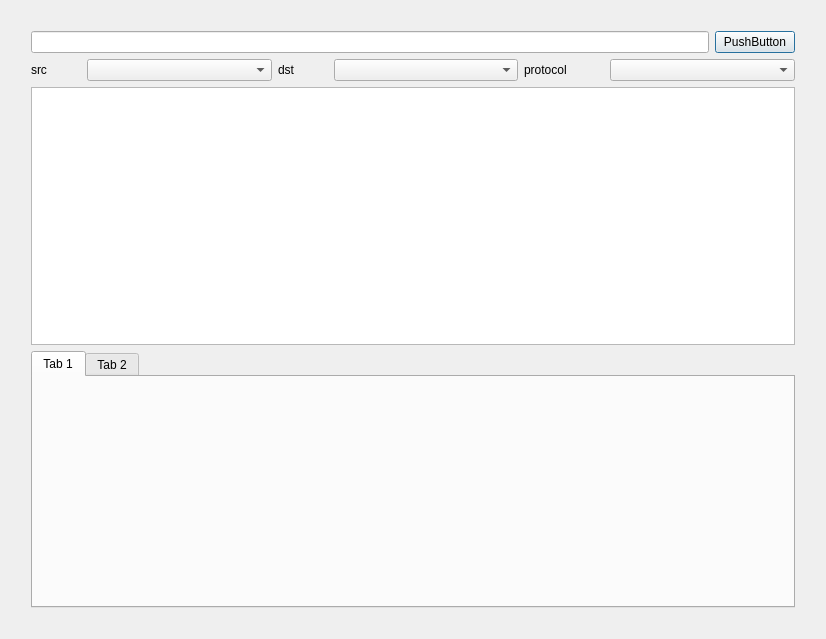
<?xml version="1.0" encoding="UTF-8"?>
<ui version="4.0">
 <class>Dialog</class>
 <widget class="QDialog" name="Dialog">
  <property name="geometry">
   <rect>
    <x>0</x>
    <y>0</y>
    <width>826</width>
    <height>639</height>
   </rect>
  </property>
  <property name="windowTitle">
   <string>Dialog</string>
  </property>
  <layout class="QGridLayout" name="gridLayout">
   <item row="5" column="1">
    <spacer name="verticalSpacer_2">
     <property name="orientation">
      <enum>Qt::Vertical</enum>
     </property>
     <property name="sizeType">
      <enum>QSizePolicy::Minimum</enum>
     </property>
     <property name="sizeHint" stdset="0">
      <size>
       <width>20</width>
       <height>20</height>
      </size>
     </property>
    </spacer>
   </item>
   <item row="3" column="1">
    <widget class="QTableWidget" name="tableWidget"/>
   </item>
   <item row="2" column="1">
    <layout class="QHBoxLayout" name="horizontalLayout_3">
     <item>
      <widget class="QLabel" name="label">
       <property name="sizePolicy">
        <sizepolicy hsizetype="Minimum" vsizetype="Preferred">
         <horstretch>0</horstretch>
         <verstretch>0</verstretch>
        </sizepolicy>
       </property>
       <property name="maximumSize">
        <size>
         <width>50</width>
         <height>16777215</height>
        </size>
       </property>
       <property name="text">
        <string>src</string>
       </property>
      </widget>
     </item>
     <item>
      <widget class="QComboBox" name="comboBox"/>
     </item>
     <item>
      <widget class="QLabel" name="label_2">
       <property name="maximumSize">
        <size>
         <width>50</width>
         <height>16777215</height>
        </size>
       </property>
       <property name="text">
        <string>dst</string>
       </property>
      </widget>
     </item>
     <item>
      <widget class="QComboBox" name="comboBox_2"/>
     </item>
     <item>
      <widget class="QLabel" name="label_3">
       <property name="maximumSize">
        <size>
         <width>80</width>
         <height>16777215</height>
        </size>
       </property>
       <property name="text">
        <string>protocol</string>
       </property>
      </widget>
     </item>
     <item>
      <widget class="QComboBox" name="comboBox_3"/>
     </item>
    </layout>
   </item>
   <item row="3" column="2">
    <spacer name="horizontalSpacer_2">
     <property name="orientation">
      <enum>Qt::Horizontal</enum>
     </property>
     <property name="sizeType">
      <enum>QSizePolicy::Minimum</enum>
     </property>
     <property name="sizeHint" stdset="0">
      <size>
       <width>20</width>
       <height>20</height>
      </size>
     </property>
    </spacer>
   </item>
   <item row="0" column="1">
    <spacer name="verticalSpacer">
     <property name="orientation">
      <enum>Qt::Vertical</enum>
     </property>
     <property name="sizeType">
      <enum>QSizePolicy::Minimum</enum>
     </property>
     <property name="sizeHint" stdset="0">
      <size>
       <width>20</width>
       <height>20</height>
      </size>
     </property>
    </spacer>
   </item>
   <item row="1" column="1">
    <layout class="QHBoxLayout" name="horizontalLayout_2">
     <item>
      <widget class="QLineEdit" name="lineEdit"/>
     </item>
     <item>
      <widget class="QPushButton" name="pushButton">
       <property name="text">
        <string>PushButton</string>
       </property>
      </widget>
     </item>
    </layout>
   </item>
   <item row="3" column="0">
    <spacer name="horizontalSpacer">
     <property name="orientation">
      <enum>Qt::Horizontal</enum>
     </property>
     <property name="sizeType">
      <enum>QSizePolicy::Minimum</enum>
     </property>
     <property name="sizeHint" stdset="0">
      <size>
       <width>20</width>
       <height>20</height>
      </size>
     </property>
    </spacer>
   </item>
   <item row="4" column="1">
    <widget class="QTabWidget" name="tabWidget">
     <widget class="QWidget" name="tab">
      <attribute name="title">
       <string>Tab 1</string>
      </attribute>
     </widget>
     <widget class="QWidget" name="tab_2">
      <attribute name="title">
       <string>Tab 2</string>
      </attribute>
     </widget>
    </widget>
   </item>
  </layout>
 </widget>
 <resources/>
 <connections/>
</ui>
